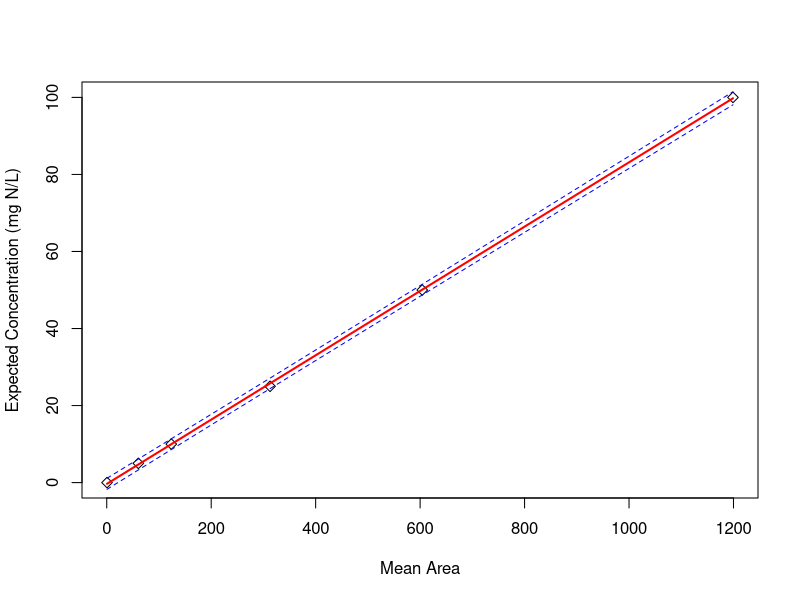
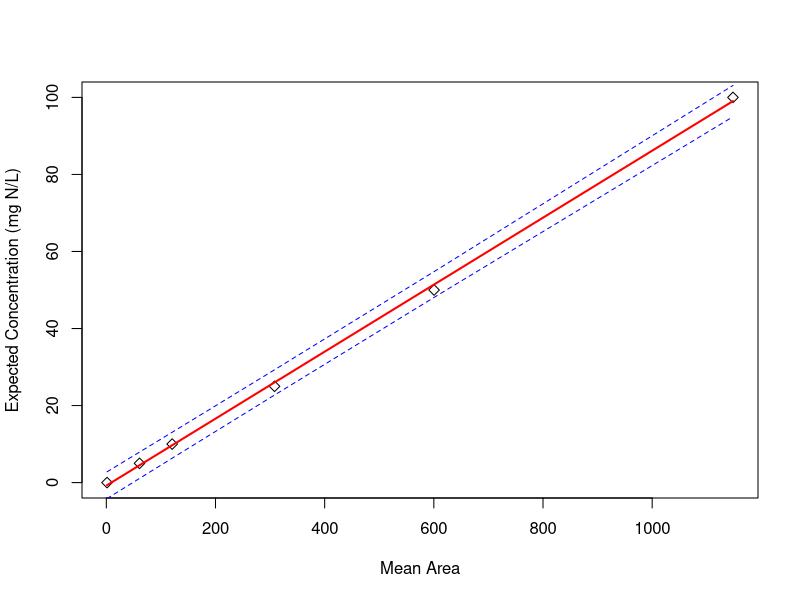

These figures' R source, in order:
################################################################################
#                                                                              #
# Total Nitrogen Calculations for HMWF Data                                    #
#                                                                              #
################################################################################
#                                                                              #
# Written by: Mario Muscarella                                                 #
#                                                                              #
# Created: 23 Aug 2011                                                         #
#                                                                              #
# Last update: 12 Nov 2015                                                     #
#                                                                              #
################################################################################
#                                                                              #
# Notes: This script processes the raw data optained for total nitrogen        #
#         concentrations in Huron Mountain lakes. The data were generated      #
#         using a Tic/Toc-TN instrument (specs                                 #
#                                                                              #
# Issues: Non Identified                                                       #
#                                                                              #
# Recent Changes:                                                              #
#         1. Added calculations for 2012 data                                  #
#                                                                              #
# Future Changes (To-Do List):                                                 #
#         1.                                                                   #
#                                                                              #
################################################################################

setwd("~/GitHub/ResourceHeterogeneity")

################################################################################
# 2011 Data                                                                    #
################################################################################

raw.data=read.delim("./data/HMWF2011_DOC_TN_Raw.txt", header=TRUE)
raw.data

#Standard Curve

exp <- c(0,5,10,25,50,100)
obs <- c(raw.data[14,5],raw.data[21,5],raw.data[27,5],raw.data[33,5],
         raw.data[39,5],raw.data[45,5])
st.crv <- cbind(exp,obs)
crv <- lm(exp ~ obs)
summary(crv)

#Predictions based on Curve Data
pred.frame <- data.frame(obs)
pl <- predict(crv, int="p", newdata=pred.frame)

#Visualization of Curve
plot(y=exp,x=obs,ylab="Expected Concentration (mg N/L)",xlab="Mean Area",pch=5)
matlines(pred.frame, pl, lty=c(1,2,2), lw=c(2,1,1), col= c("red","blue","blue"))

#Sample Data
sample <- c("MEM2011_001","MEM2011_002","MEM2011_003","MEM2011_004",
            "MEM2011_005","MEM2011_006","MEM2011_007","MEM2011_008",
            "MEM2011_009","MEM2011_010","MEM2011_011","MEM2011_012",
            "MEM2011_013","MEM2011_014","MEM2011_015","MEM2011_016",
            "MEM2011_017","MEM2011_018","MEM2011_019","MEM2011_020",
            "MEM2011_021","MEM2011_022")

raw <- c(raw.data[136,5],raw.data[146,5],raw.data[152,5],raw.data[162,5],
         raw.data[170,5],raw.data[176,5],raw.data[185,5],raw.data[197,5],
         raw.data[203,5],raw.data[209,5],raw.data[215,5],raw.data[222,5],
         raw.data[228,5],raw.data[237,5],raw.data[246,5],raw.data[253,5],
         raw.data[260,5],raw.data[269,5],raw.data[276,5],raw.data[284,5],
         raw.data[292,5],raw.data[299,5])

#Predictions for Sample Data
exp.2 <- c(0,5,10,25,50,100,rep(NA,22))
obs.2 <- c(obs, raw)
crv.2 <- lm(exp.2 ~ obs.2)
summary(crv.2)
pred.frame.2 <- data.frame(obs.2)
pl.2 <- predict(crv.2, int="p", newdata=pred.frame.2,se.fit=TRUE)
pl.2$fit
pl.2$se

#Data Table
sample.2 <- c(exp,sample)
names <- as.data.frame(sample.2)
se <- as.data.frame(pl.2$se)

data <- cbind(names,pl.2$fit,se)
colnames(data) <- c("Sample","Concentration (mg N/L)","LCL","UCL","SE")
data

#Export Data
write.table(data, file="./data/2011TN_data.txt", col.names=TRUE,
            row.names=FALSE,sep="\t")

################################################################################
# 2012 Data                                                                    #
################################################################################

raw.data=read.delim("./data/HMWF2012_DOC_TN_Raw.txt", header=TRUE)
raw.data

#Standard Curve

exp <- c(0,5,10,25,50,100)
obs <- c(raw.data[15,5],raw.data[23,5],raw.data[29,5],raw.data[35,5],
         raw.data[41,5],raw.data[47,5])
st.crv <- cbind(exp,obs)
crv <- lm(exp ~ obs)
summary(crv)

#Predictions based on Curve Data
pred.frame <- data.frame(obs)
pl <- predict(crv, int="p", newdata=pred.frame)

#Visualization of Curve
plot(y=exp,x=obs,ylab="Expected Concentration (mg N/L)",xlab="Mean Area",pch=5)
matlines(pred.frame, pl, lty=c(1,2,2), lw=c(2,1,1), col= c("red","blue","blue"))

#Sample Data
sample <- c("MEM2012_001","MEM2012_002","MEM2012_003","MEM2012_004",
            "MEM2012_005","MEM2012_006","MEM2012_007","MEM2012_008",
            "MEM2012_009","MEM2012_010","MEM2012_011","MEM2012_012",
            "MEM2012_013","MEM2012_014","MEM2012_015","MEM2012_016",
            "MEM2012_017","MEM2012_018","MEM2012_019","MEM2012_020",
            "MEM2012_021","MEM2012_022","MEM2012_023","MEM2012_024",
            "MEM2012_025","MEM2012_026","MEM2012_027","MEM2012_027",
            "MEM2012_029","MEM2012_030")

raw <- c(raw.data[54,5],raw.data[62,5],raw.data[70,5],raw.data[78,5],
         raw.data[85,5],raw.data[91,5],raw.data[97,5],raw.data[103,5],
         raw.data[110,5],raw.data[118,5],raw.data[127,5],raw.data[135,5],
         raw.data[142,5],raw.data[150,5],raw.data[158,5],raw.data[164,5],
         raw.data[172,5],raw.data[178,5],raw.data[192,5],raw.data[199,5],
         raw.data[207,5],raw.data[213,5],raw.data[221,5],raw.data[229,5],
         raw.data[235,5],raw.data[241,5],raw.data[248,5],raw.data[256,5],
         raw.data[263,5],raw.data[272,5])

#Predictions for Sample Data
exp.2 <- c(0,5,10,25,50,100,rep(NA, 30))
obs.2 <- c(obs, raw)
crv.2 <- lm(exp.2 ~ obs.2)
summary(crv.2)
pred.frame.2 <- data.frame(obs.2)
pl.2 <- predict(crv.2, int="p", newdata=pred.frame.2,se.fit=TRUE)
pl.2$fit
pl.2$se

#Data Table
sample.2 <- c(exp,sample)
names <- as.data.frame(sample.2)
se <- as.data.frame(pl.2$se)

data <- cbind(names,pl.2$fit,se)
colnames(data) <- c("Sample","Concentration (mg N/L)","LCL","UCL","SE")
data

#Export Data
write.table(data, file="./data/2012TN_data.txt", col.names=TRUE,
            row.names=FALSE,sep="\t")

